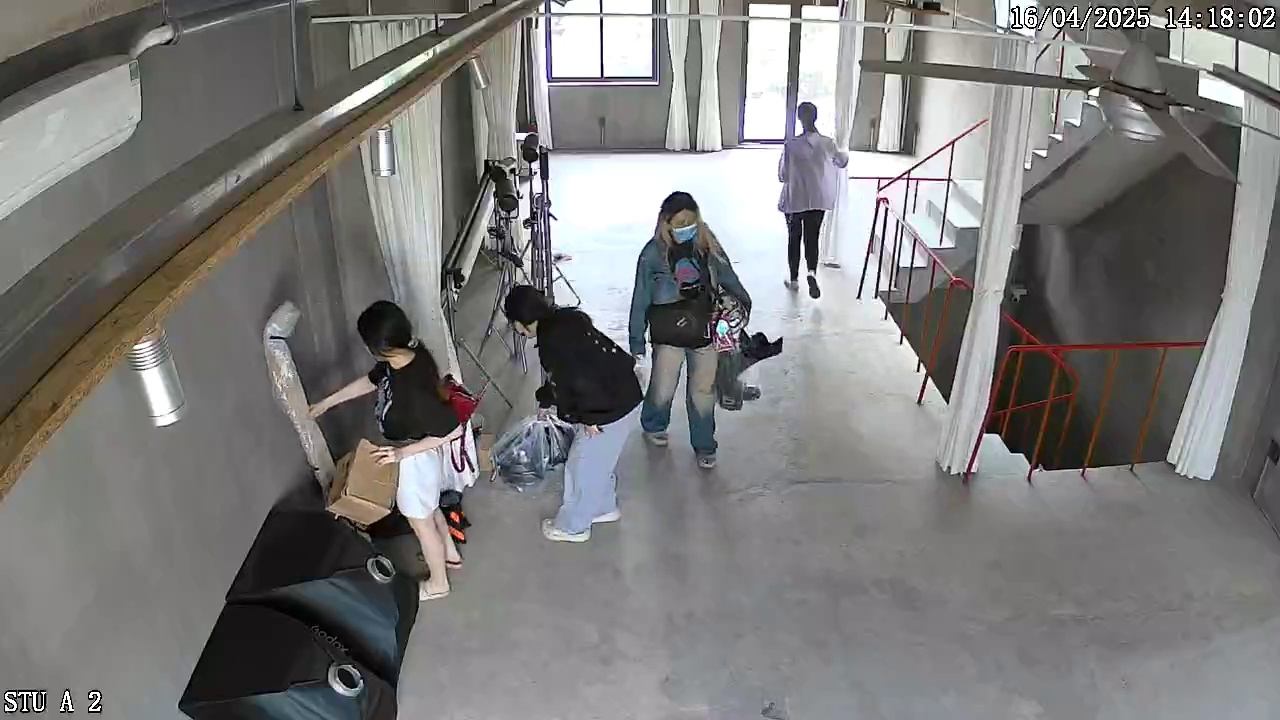
#> input picture assets/input_videos/last_frame.jpg, 1280 x 720 px
$ python crop.py
#> lines starting #> are read from the running program, lines starting #| are printed output that depends on the picture; after the words box and inside, x2 and y2 are one past the last pixel; in counts of white or black regions, pixels touching at a corner belong together
import cv2
import numpy as np
import matplotlib.pyplot as plt


CAMERA_ROIS  = [
    np.array([[1277, 473], [1272, 714], [175, 716], [272, 508]], dtype=np.float32),
    np.array([[506, 131], [270, 527], [1278, 482], [910, 145]], dtype=np.float32),
]


def draw_rois(image, rois, color=(0,255,0), thickness=3):

    output = image.copy()

    for i, roi in enumerate(rois):

        # IMPORTANT
        pts = roi.astype(np.int32).reshape((-1,1,2))

        cv2.polylines(
            output,
            [pts],
            isClosed=True,
            color=color,
            thickness=thickness
        )

        cx = int(np.mean(roi[:,0]))
        cy = int(np.mean(roi[:,1]))

        cv2.putText(
            output,
            f"ROI {i}",
            (cx, cy),
            cv2.FONT_HERSHEY_SIMPLEX,
            1,
            (0,0,255),
            2
        )

    return output


# đọc ảnh
image = cv2.imread("assets/input_videos/last_frame.jpg")
#> image is the input picture: shape (720, 1280, 3); mean B, G, R 122.5, 123.3, 124.2

if image is None:
    raise ValueError("Không đọc được ảnh")

# vẽ ROI
result = draw_rois(image, CAMERA_ROIS)
#> after the loop in draw_rois, `for i, roi in enumerate(rois):`:
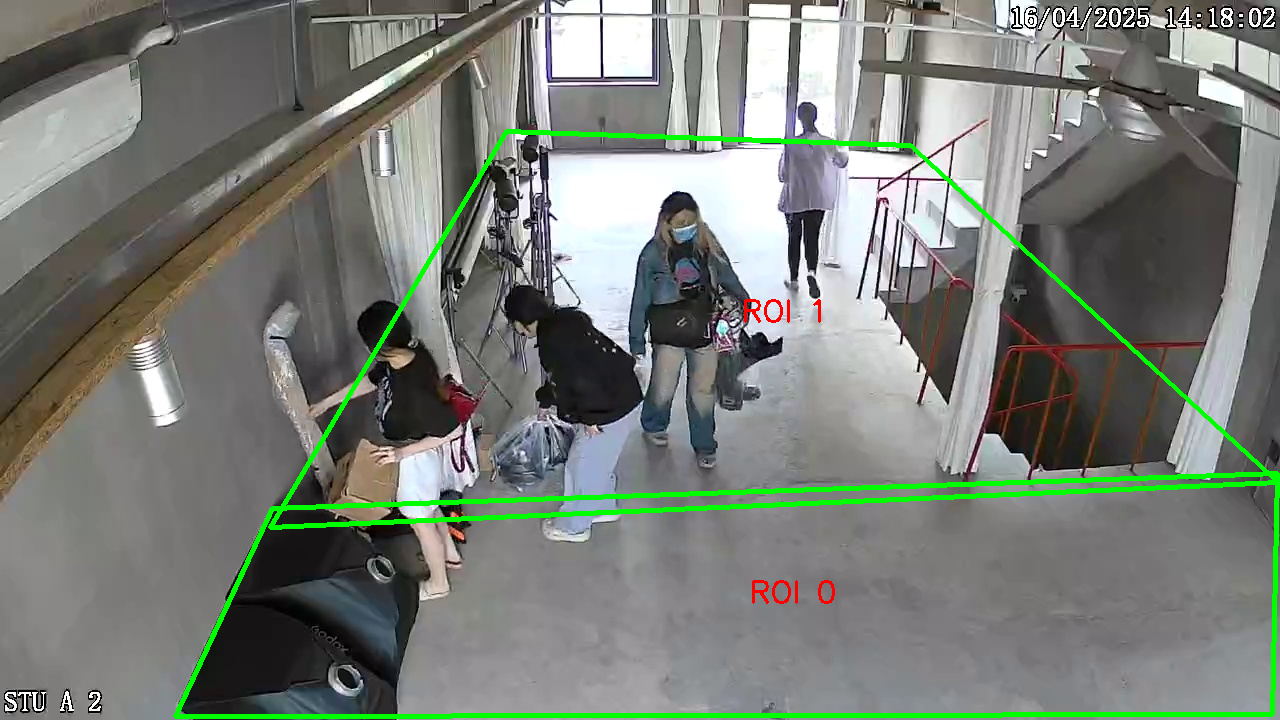
#> output: shape (720, 1280, 3); 2.75% of pixels changed, all inside (x1, y1, x2, y2) = (173, 129, 1280, 719)

# BGR -> RGB
result_rgb = cv2.cvtColor(result, cv2.COLOR_BGR2RGB)

# hiển thị
plt.figure(figsize=(12,8))
plt.imshow(result_rgb)
plt.axis("off")
plt.show()

$ run again, with assets/input_videos/first_frame.jpg copied over assets/input_videos/last_frame.jpg
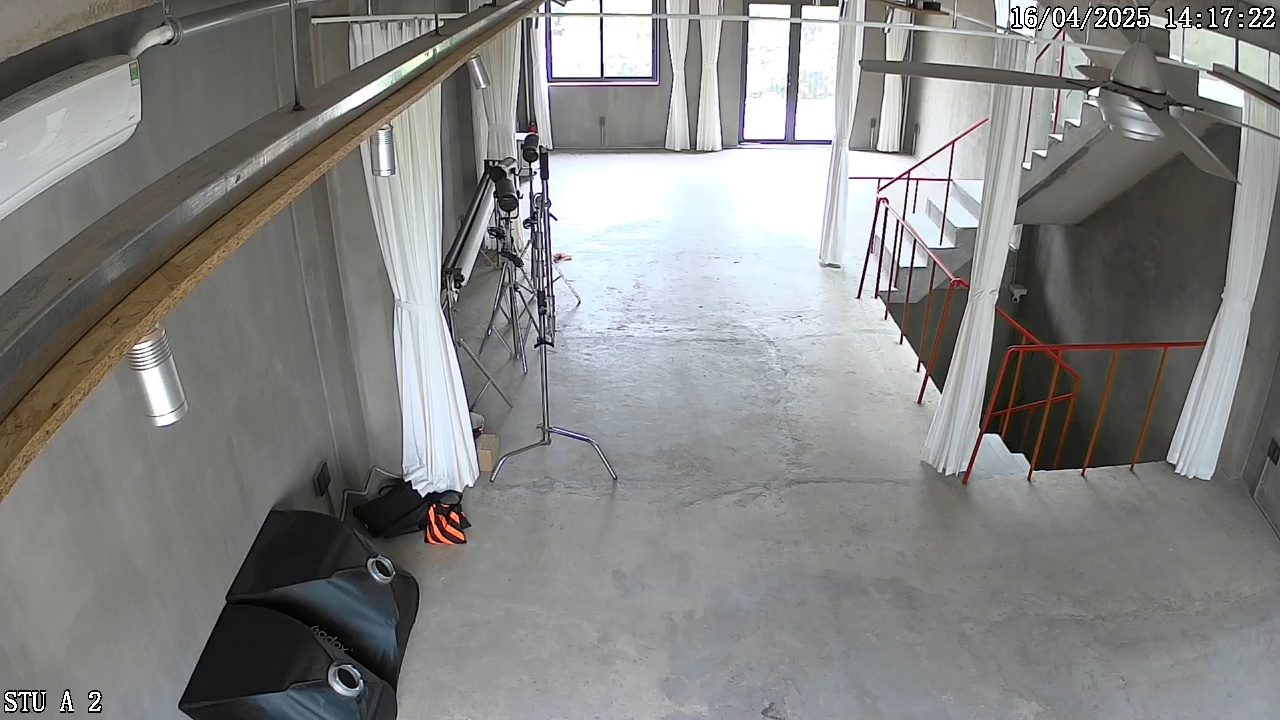
#> input picture assets/input_videos/first_frame.jpg, 1280 x 720 px
#> image is the input picture: shape (720, 1280, 3); mean B, G, R 131.8, 133.4, 132.8
#> after the loop in draw_rois, `for i, roi in enumerate(rois):`:
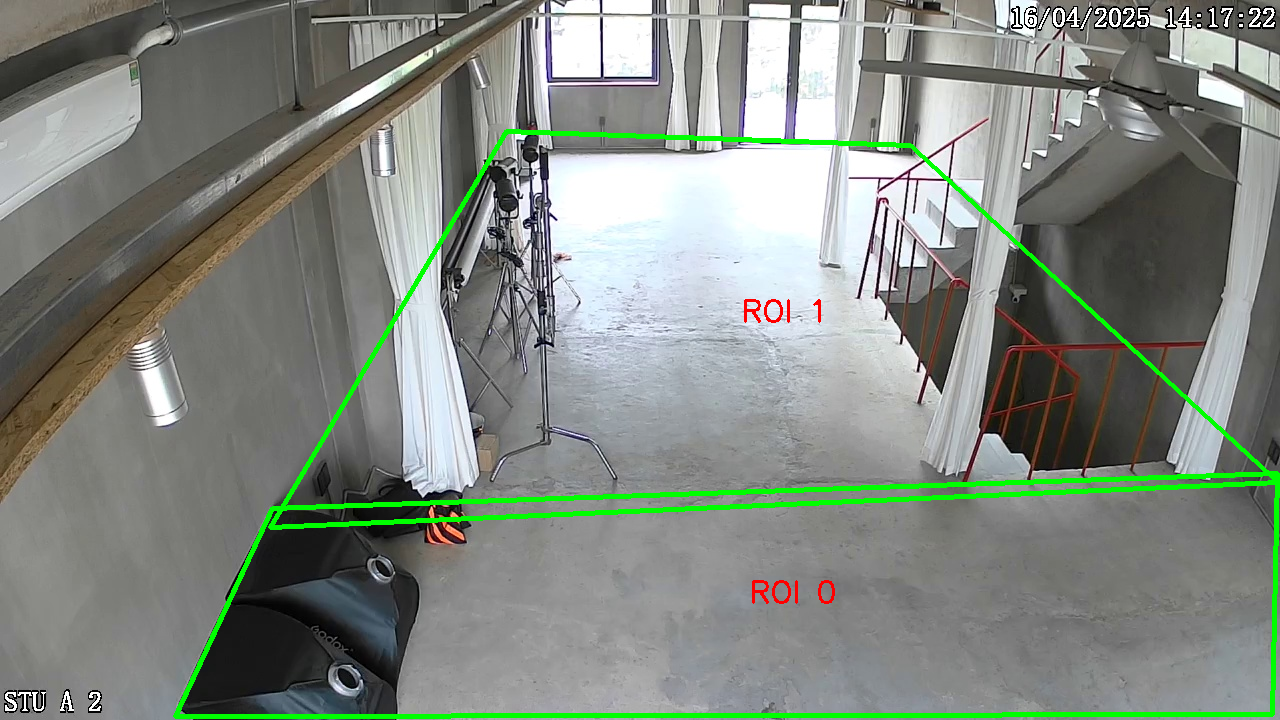
#> output: shape (720, 1280, 3); 2.75% of pixels changed, all inside (x1, y1, x2, y2) = (173, 129, 1280, 719)

$ run again, with assets/input_videos/map_studio.jpg copied over assets/input_videos/last_frame.jpg
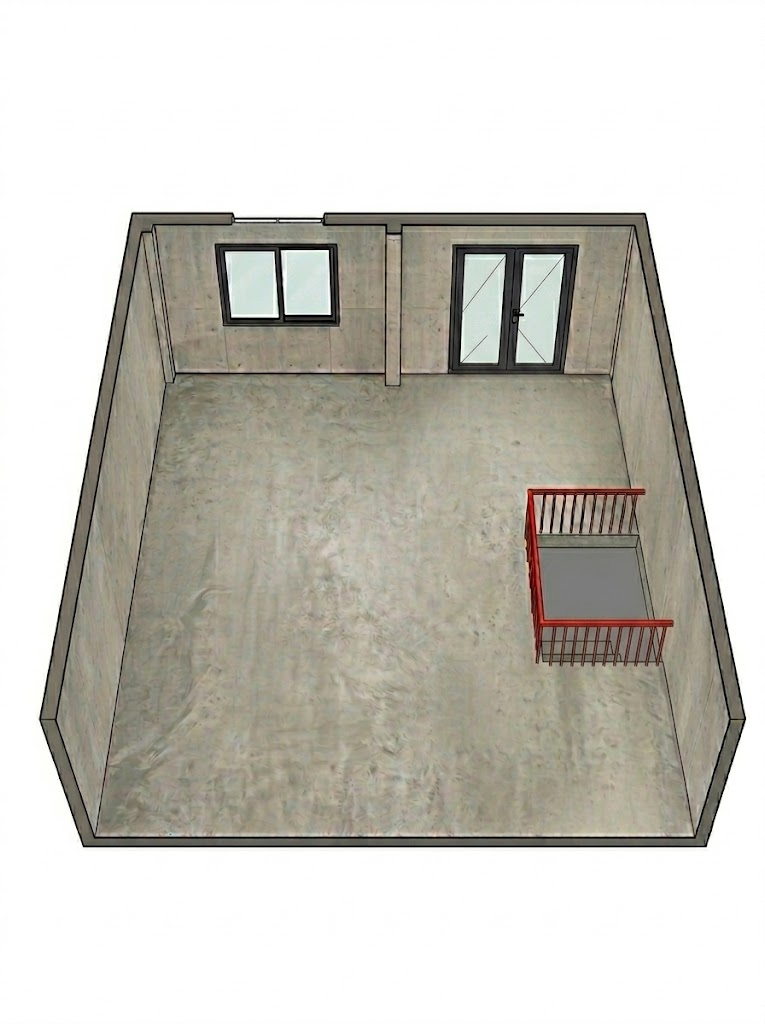
#> input picture assets/input_videos/map_studio.jpg, 765 x 1024 px
#> image is the input picture: shape (1024, 765, 3); mean B, G, R 192.1, 199.6, 202
#> after the loop in draw_rois, `for i, roi in enumerate(rois):`:
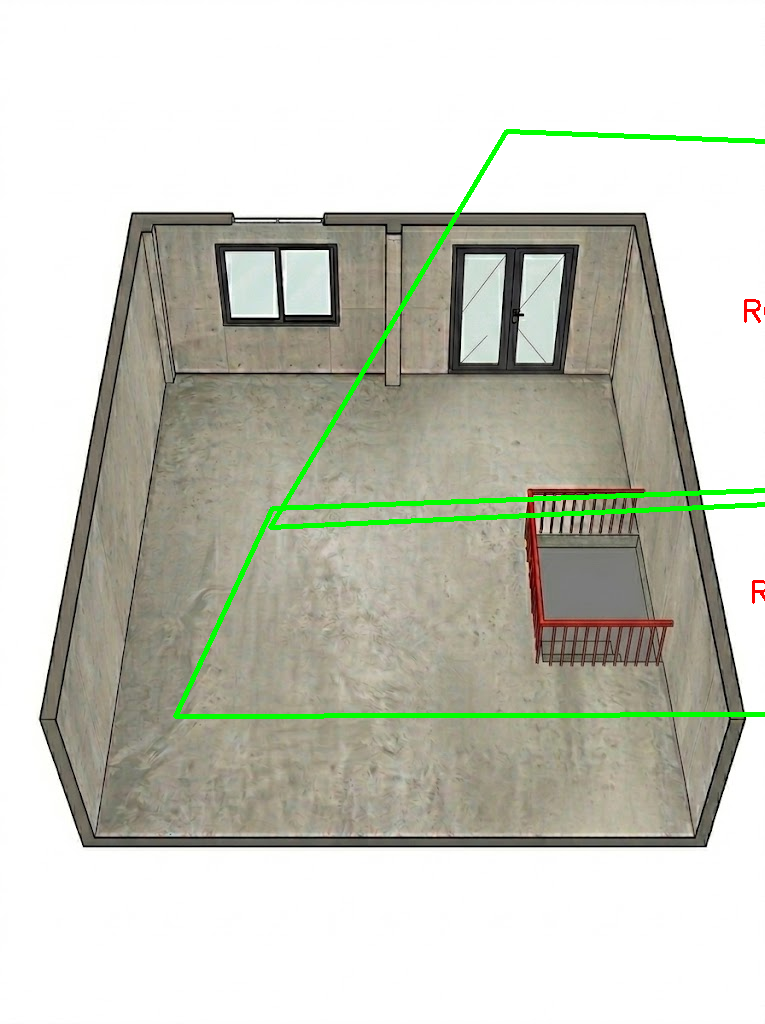
#> output: shape (1024, 765, 3); 1.64% of pixels changed, all inside (x1, y1, x2, y2) = (173, 129, 765, 719)
